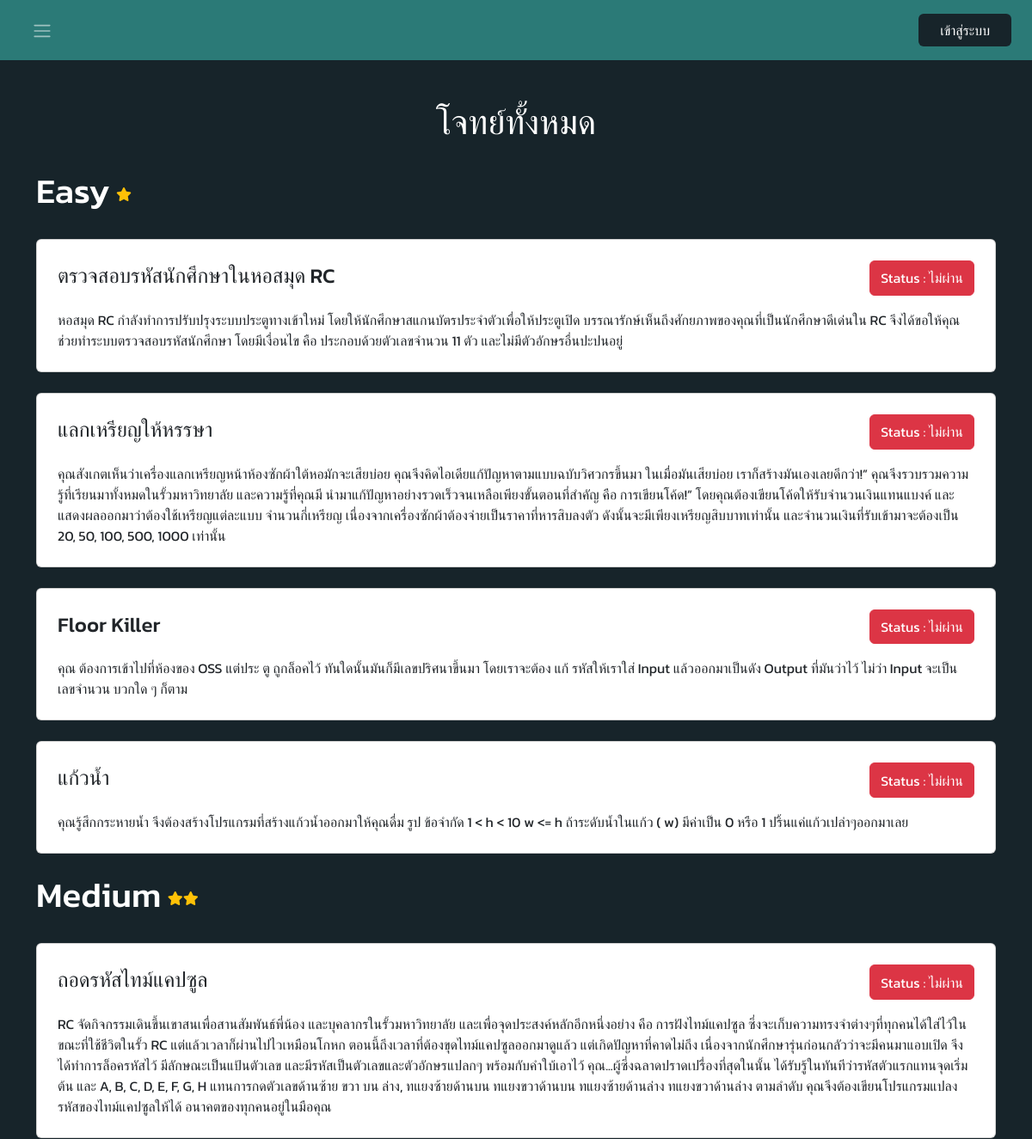
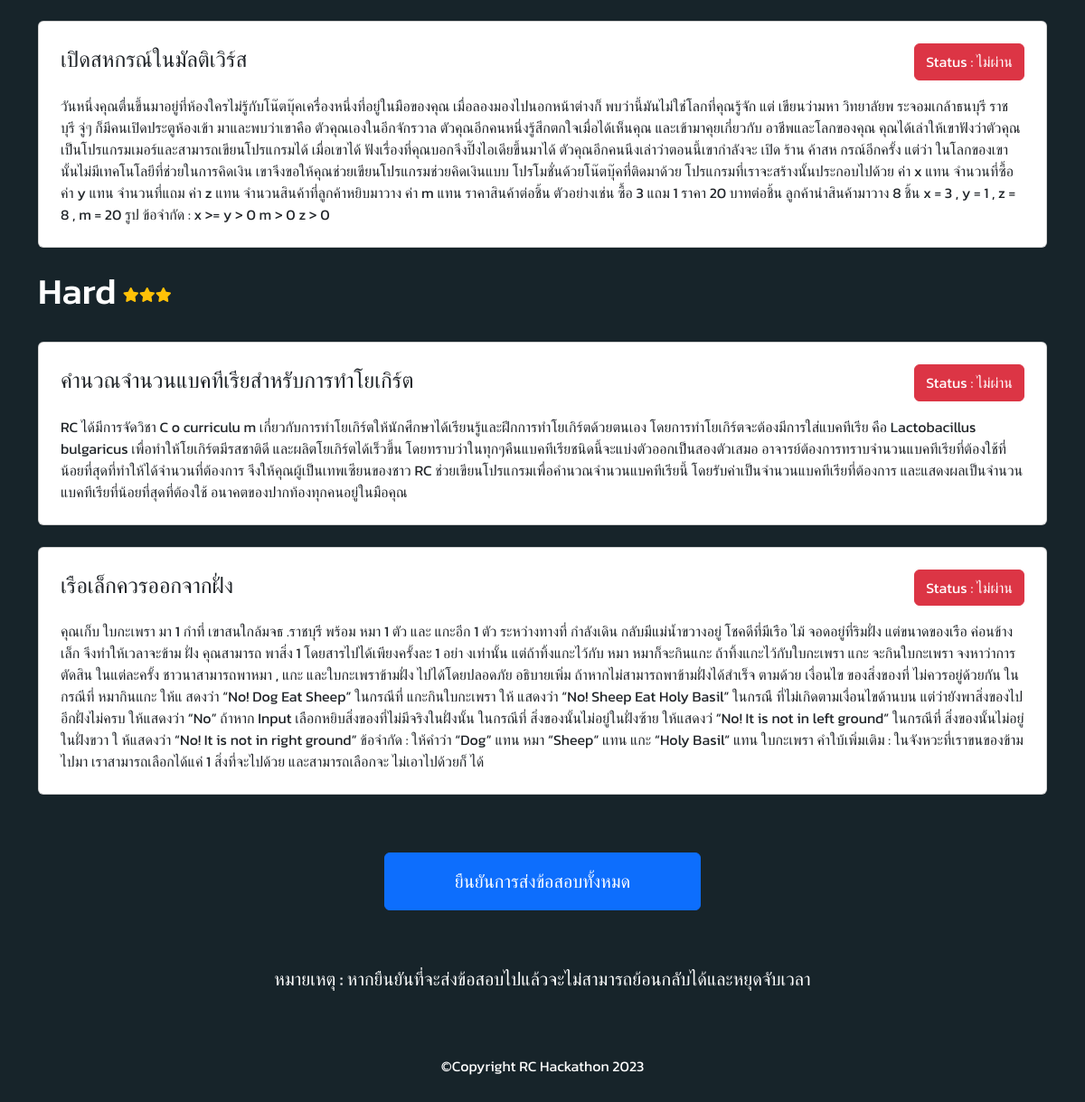
Page /list/ on the committed database (2 pictures, top to bottom).
### app/models.py (models this page shows)
class Problem(models.Model):
    EASY = 'easy'
    MEDIUM = 'medium'
    HARD = 'hard'
    CATEGORY_CHOICES = [
        (EASY, 'Easy'),
        (MEDIUM, 'Medium'),
        (HARD, 'Hard'),
    ]
    id = models.CharField(max_length=3, primary_key=True)
    title = models.CharField(max_length=100)
    description = models.TextField()
    category = models.CharField(max_length=10, choices=CATEGORY_CHOICES)
    status = models.CharField(max_length=20, default='ไม่ผ่าน')
    inp = models.CharField(max_length=255)
    outp = models.CharField(max_length=255)
    inp_ex = models.CharField(max_length=255)
    outp_ex = models.CharField(max_length=255)

### app/views.py (the view)
# urls.py: path('list/', views.list_problem),
def list_problem(request):
    easy_problems = Problem.objects.filter(category=Problem.EASY)
    medium_problems = Problem.objects.filter(category=Problem.MEDIUM)
    hard_problems = Problem.objects.filter(category=Problem.HARD)
    return render(request, "list.html", {'easy_problems': easy_problems, 'medium_problems': medium_problems, 'hard_problems': hard_problems})

### app/templates/list.html (shortened to what this page needs)
{% extends "base.html" %}
{% block content %}
<main class="content">
  <div class="text-center text-white pt-5">
      <h1>โจทย์ทั้งหมด</h1>
  </div>
  <div class="easy-container container pt-4">
      <div class="d-flex align-items-center text-white">
          <h1>Easy</h1>
          &nbsp;&nbsp; <i class="fa-solid fa-star text-warning"></i>
      </div>
      {% for problem in easy_problems %}
      <div class="easy-item mt-4">
        <a href="{% url 'quiz' problem.id %}">
          <div class="card p-2">
              <div class="card-body">
                  <div class="d-flex justify-content-between">
                      <h4 class="card-title pt-1">{{ problem.title }}</h5>
                      <button class="btn btn-danger button-status">Status : {{ problem.status }}</button>
                  </div>
                  <p class="card-text mt-3">{{ problem.description }}</p>
              </div>
          </div>
        </a>
      </div>
      {% endfor %}
  </div>
  <div class="medium-container container pt-4">
      <div class="d-flex align-items-center text-white">
          <h1>Medium</h1>
          &nbsp;&nbsp; <i class="fa-solid fa-star text-warning"></i><i class="fa-solid fa-star text-warning"></i>
      </div>
      {% for problem in medium_problems %}
      <div class="medium-item mt-4">
        <a href="{% url 'quiz' problem.id %}">
          <div class="card p-2">
              <div class="card-body">
                  <div class="d-flex justify-content-between">
                      <h4 class="card-title pt-1">{{ problem.title }}</h5>
                      <button class="btn btn-danger button-status">Status : {{ problem.status }}</button>
                  </div>
                  <p class="card-text mt-3">{{ problem.description }}</p>
              </div>
          </div>
        </a>
      </div>
      {% endfor %}
  </div>
  <div class="hard-container container pt-4">
      <div class="d-flex align-items-center text-white">
          <h1>Hard</h1>
          &nbsp;&nbsp; <i class="fa-solid fa-star text-warning"></i><i class="fa-solid fa-star text-warning"></i><i class="fa-solid fa-star text-warning"></i>
      </div>
      {% for problem in hard_problems %}
      <div class="hard-item mt-4">
        <a href="{% url 'quiz' problem.id %}">
          <div class="card p-2">
              <div class="card-body">
                  <div class="d-flex justify-content-between">
                      <h4 class="card-title pt-1">{{ problem.title }}</h5>
                      <button class="btn btn-danger button-status">Status : {{ problem.status }}</button>
                  </div>
                  <p class="card-text mt-3">{{ problem.description }}</p>
              </div>
          </div>
        </a>
      </div>
      {% endfor %}
  </div>
  <div class="send-container container d-flex flex-column pt-5 justify-content-center align-items-center">
    <button class="btn btn-primary text-center m-3 p-3 fs-5" id="send-button">
      <a href="/qrcode">ยืนยันการส่งข้อสอบทั้งหมด</a></button>
    <h5 class="text-center text-white p-5">หมายเหตุ : หากยืนยันที่จะส่งข้อสอบไปแล้วจะไม่สามารถย้อนกลับได้และหยุดจับเวลา</h5>
  </div>
    <footer>
        <div class="container text-white text-center py-3"><p>&copy;Copyright RC Hackathon 2023</p></div>
    </footer>
</main>
{% endblock %}

### app/templates/base.html (shortened to what this page needs)
{% load static %}
<!DOCTYPE html>
<html lang="en">
<head>
    <link href="https://cdn.jsdelivr.net/npm/bootstrap@5.3.1/dist/css/bootstrap.min.css" rel="stylesheet">
    <link rel="stylesheet" href="https://cdnjs.cloudflare.com/ajax/libs/font-awesome/6.4.2/css/all.min.css">
    <link rel="stylesheet" href="{% static 'style.css' %}">
    <link rel="stylesheet" href="{% static 'login.css'%}">
    <link rel="stylesheet" href="{% static 'list.css' %}">
    <link rel="stylesheet" href="{% static 'ide.css' %}">
</head>
<body>
    <div class="wrapper">
        <div class="main">
            <nav class="navbar navbar-expand px-4 d-flex justify-content-between">
                <button class="btn" id="sidebar-btn" type="button" data-bs-theme="dark" >
                    <span class="navbar-toggler-icon">
                    </span>
                </button>
                <div class="profile" id="profile">
                    <div class="login-button" id="login-icon">
                        <button class="btn px-4" id="login-button">
                            <a href="/login">เข้าสู่ระบบ</a>
                        </button>
                    </div>
                </div>
            </nav>
    {% block content %}
    {% endblock %}
</div>
</body>
</html>

### app/static/style.css (style rules this page uses)
:root { --background-color: #2B7A77; --secondary-background-color: rgb(58,175,169); --dark-background-color: #17242A; --text-color: #DEF2F1; }
* { box-sizing: border-box; scroll-behavior: smooth; }
body { margin:0; padding:0; font-family: 'Kanit', sans-serif; }
a { cursor: pointer; text-decoration: none; }
.navbar { background-color: var(--background-color); height: 70px; }
#login-button { background-color: var(--dark-background-color); }
#login-button a { text-decoration: none; color: white; }
.wrapper { align-items: stretch; display: flex; width: 100%; }
.main { display: flex; flex-direction: column; min-height: 100vh; width: 100%; overflow: hidden; transition: all 0.35s ease-in-out; }

### app/static/list.css (style rules this page uses)
:root { --background-color: #2B7A77; --secondary-background-color: rgb(58,175,169); --dark-background-color: #17242A; --text-color: #DEF2F1; }
.content { background-color: var(--dark-background-color); }
#send-button { width: 350px; }
#send-button a { text-decoration: none; color: white; }

### app/static/ide.css (style rules this page uses)
:root { --background-color: #2B7A77; --secondary-background-color: rgb(58,175,169); --dark-background-color: #17242A; --text-color: #DEF2F1; }
* { box-sizing: border-box; scroll-behavior: smooth; }
body { margin:0; padding:0; font-family: 'Kanit', sans-serif; }
a { cursor: pointer; text-decoration: none; }

### rows in the picture
Problem: title "ตรวจสอบรหัสนักศึกษาในหอสมุด RC", status "ไม่ผ่าน", description "หอสมุด RC กำลังทำการปรับปรุงระบบประตูทางเข้าใหม่ โดยให้นักศึกษาสแกนบัตรประจำตัวเพื่อให้ประตูเปิด บรรณารักษ์เห็นถึงศักยภาพของคุณที่เป็นนักศึกษาดีเด่นใน RC จึงได้ขอให้คุณช่วยทำระบบตรวจสอบรหัสนักศึกษา โดยมีเงื่อนไข คือ ประกอบด้วยตัวเลขจำนวน 11 ตัว และไม่มีตัวอักษรอื่นปะปนอยู่"
Problem: title "แลกเหรียญให้หรรษา", status "ไม่ผ่าน", description "คุณสังเกตเห็นว่าเครื่องแลกเหรียญหน้าห้องซักผ้าใต้หอมักจะเสียบ่อย คุณจึงคิดไอเดียแก้ปัญหาตามแบบฉบับวิศวกรขึ้นมา ในเมื่อมันเสียบ่อย เราก็สร้างมันเองเลยดีกว่า!” คุณจึงรวบรวมความรู้ที่เรียนมาทั้งหมดในรั้วมหาวิทยาลัย และความรู้ที่คุณมี นำมาแก้ปัญหาอย่างรวดเร็วจนเหลือเพียงขั้นตอนที่สำคัญ คือ การเขียนโค้ด!” โดยคุณต้องเขียนโค้ดให้รับจำนวนเงินแทนแบงค์ และแสดงผลออกมาว่าต้องใช้เหรียญแต่ละแบบ จำนวนกี่เหรียญ เนื่องจากเครื่องซักผ้าต้องจ่ายเป็นราคาที่หารสิบลงตัว ดังนั้นจะมีเพียงเหรียญสิบบาทเท่านั้น และจำนวนเงินที่รับเข้ามาจะต้องเป็น 20, 50, 100, 500, 1000 เท่านั้น"
Problem: title "Floor Killer", status "ไม่ผ่าน", description "คุณ ต้องการเข้าไปที่ห้องของ OSS แต่ประ ตู ถูกล็อคไว้ ทันใดนั้นมันก็มีเลขปริศนาขึ้นมา โดยเราจะต้อง แก้ รหัสให้เราใส่ Input แล้วออกมาเป็นดัง Output ที่มันว่าไว้ ไม่ว่า Input จะเป็นเลขจำนวน บวกใด ๆ ก็ตาม"
Problem: title "แก้วน้ำ", status "ไม่ผ่าน", description "คุณรู้สึกกระหายน้ำ จึงต้องสร้างโปรแกรมที่สร้างแก้วน้ำออกมาให้คุณดื่ม รูป ข้อจำกัด 1 < h < 10 w <= h ถ้าระดับน้ำในแก้ว ( w) มีค่าเป็น 0 หรือ 1 ปริ้นแค่แก้วเปล่าๆออกมาเลย"
Problem: title "ถอดรหัสไทม์แคปซูล", status "ไม่ผ่าน", description "RC จัดกิจกรรมเดินขึ้นเขาสนเพื่อสานสัมพันธ์พี่น้อง และบุคลากรในรั้วมหาวิทยาลัย และเพื่อจุดประสงค์หลักอีกหนึ่งอย่าง คือ การฝังไทม์แคปซูล ซึ่งจะเก็บความทรงจำต่างๆที่ทุกคนได้ใส่ไว้ในขณะที่ใช้ชีวิตในรั้ว RC แต่แล้วเวลาก็ผ่านไปไวเหมือนโกหก ตอนนี้ถึงเวลาที่ต้องขุดไทม์แคปซูลออกมาดูแล้ว แต่เกิดปัญหาที่คาดไม่ถึง เนื่องจากนักศึกษารุ่นก่อนกลัวว่าจะมีคนมาแอบเปิด จึงได้ทำการล็อครหัสไว้ มีลักษณะเป็นแป้นตัวเลข และมีรหัสเป็นตัวเลขและตัวอักษรแปลกๆ พร้อมกับคำใบ้เอาไว้ คุณ...ผู้ซึ่งฉลาดปราดเปรื่องที่สุดในนั้น ได้รับรู้ในทันทีว่ารหัสตัวแรกแทนจุดเริ่มต้น และ A, B, C, D, E, F, G, H แทนการกดตัวเลขด้านซ้าย ขวา บน ล่าง, ทแยงซ้ายด้านบน ทแยงขวาด้านบน ทแยงซ้ายด้านล่าง ทแยงขวาด้านล่าง ตามลำดับ…"
Problem: title "เปิดสหกรณ์ในมัลติเวิร์ส", status "ไม่ผ่าน", description "วันหนึ่งคุณตื่นขึ้นมาอยู่ที่ห้องใครไม่รู้กับโน๊ตบุ๊คเครื่องหนึ่งที่อยู่ในมือของคุณ เมื่อลองมองไปนอกหน้าต่างก็ พบว่านี้มันไม่ใช่โลกที่คุณรู้จัก แต่ เขียนว่ามหา วิทยาลัยพ ระจอมเกล้าธนบุรี ราช บุรี จู่ๆ ก็มีคนเปิดประตูห้องเข้า มาและพบว่าเขาคือ ตัวคุณเองในอีกจักรวาล ตัวคุณอีกคนหนึ่งรู้สึกตกใจเมื่อได้เห็นคุณ และเข้ามาคุยเกี่ยวกับ อาชีพและโลกของคุณ คุณได้เล่าให้เขาฟังว่าตัวคุณเป็นโปรแกรมเมอร์และสามารถเขียนโปรแกรมได้ เมื่อเขาได้ ฟังเรื่องที่คุณบอกจึงปิ๊งไอเดียขึ้นมาได้ ตัวคุณอีกคนนึงเล่าว่าตอนนี้เขากำลังจะ เปิด ร้าน ค้าสห กรณ์อีกครั้ง แต่ว่า ในโลกของเขานั้นไม่มีเทคโนโลยีที่ช่วยในการคิดเงิน เขาจึงขอให้คุณช่วยเขียนโปรแกรมช่วยคิดเงินแบบ โปรโมชั่นด้วยโน๊ตบุ๊คที่ติดมาด้วย…"
Problem: title "คำนวณจำนวนแบคทีเรียสำหรับการทำโยเกิร์ต", status "ไม่ผ่าน", description "RC ได้มีการจัดวิชา C o curriculu m เกี่ยวกับการทำโยเกิร์ตให้นักศึกษาได้เรียนรู้และฝึกการทำโยเกิร์ตด้วยตนเอง โดยการทำโยเกิร์ตจะต้องมีการใส่แบคทีเรีย คือ Lactobacillus bulgaricus เพื่อทำให้โยเกิร์ตมีรสชาติดี และผลิตโยเกิร์ตได้เร็วขึ้น โดยทราบว่าในทุกๆคืนแบคทีเรียชนิดนี้จะแบ่งตัวออกเป็นสองตัวเสมอ อาจารย์ต้องการทราบจำนวนแบคทีเรียที่ต้องใช้ที่น้อยที่สุดที่ทำให้ได้จำนวนที่ต้องการ จึงให้คุณผู้เป็นเทพเซียนของชาว RC ช่วยเขียนโปรแกรมเพื่อคำนวณจำนวนแบคทีเรียนี้ โดยรับค่าเป็นจำนวนแบคทีเรียที่ต้องการ และแสดงผลเป็นจำนวนแบคทีเรียที่น้อยที่สุดที่ต้องใช้ อนาคตของปากท้องทุกคนอยู่ในมือคุณ"
Problem: title "เรือเล็กควรออกจากฝั่ง", status "ไม่ผ่าน", description "คุณเก็บ ใบกะเพรา มา 1 กำที่ เขาสนใกล้มจธ .ราชบุรี พร้อม หมา 1 ตัว และ แกะอีก 1 ตัว ระหว่างทางที่ กำลังเดิน กลับมีแม่น้ำขวางอยู่ โชคดีที่มีเรือ ไม้ จอดอยู่ที่ริมฝั่ง แต่ขนาดของเรือ ค่อนข้างเล็ก จึงทำให้เวลาจะข้าม ฝั่ง คุณสามารถ พาสิ่ง 1 โดยสารไปได้เพียงครั้งละ 1 อย่า งเท่านั้น แต่ถ้าทิ้งแกะไว้กับ หมา หมาก็จะกินแกะ ถ้าทิ้งแกะไว้กับใบกะเพรา แกะ จะกินใบกะเพรา จงหาว่าการ ตัดสิน ในแต่ละครั้ง ชาวนาสามารถพาหมา , แกะ และใบกะเพราข้ามฝั่ง ไปได้โดยปลอดภัย อธิบายเพิ่ม ถ้าหากไม่สามารถพาข้ามฝั่งได้สำเร็จ ตามด้วย เงื่อนไข ของสิ่งของที่ ไม่ควรอยู่ด้วยกัน ในกรณีที่ หมากินแกะ ให้แ สดงว่า “No! Dog Eat Sheep” ในกรณีที่ แกะกินใบกะเพรา ให้ แสดงว่า “No! Sheep Eat Holy Basil” ในกรณื ที่ไม่เกิดตามเงื่อนไขด้านบน…"
